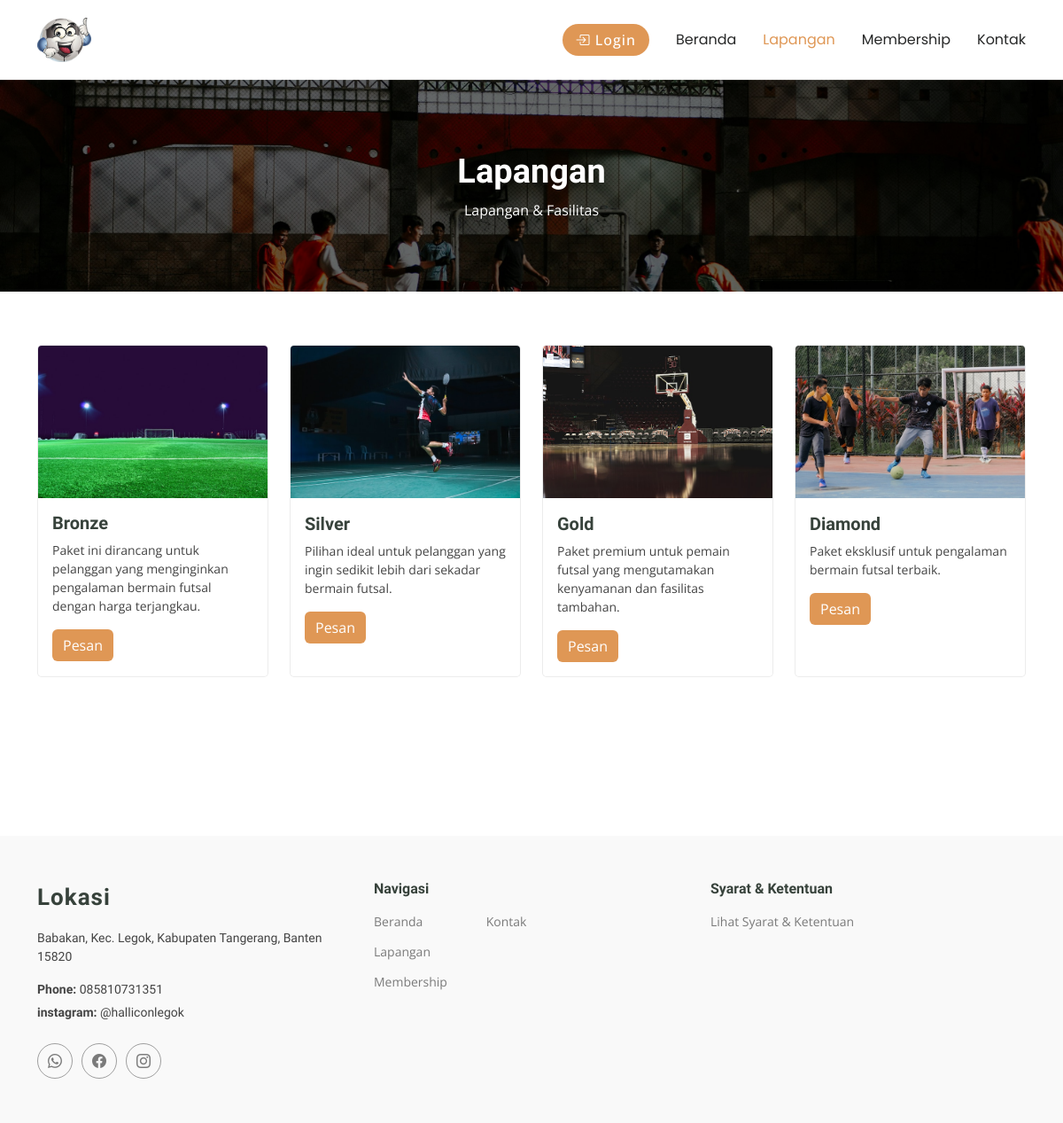
Screenshot of /user/lapangan.php with the database file from the repository.
### tables this page shows
CREATE TABLE `lapangan_212279` (
  `212279_id_lapangan` int(11) NOT NULL,
  `212279_nama` varchar(35) NOT NULL,
  `212279_keterangan` text NOT NULL,
  `212279_harga` int(11) NOT NULL,
  `212279_foto` text NOT NULL
);

### functions.php (called while the page is built, shortened)
<?php
$conn = mysqli_connect("localhost", "root", "", "dbfutsal");
function query($query)
{
  global $conn;
  $result = mysqli_query($conn, $query);
  $rows = [];
  while ($row = mysqli_fetch_assoc($result)) {
    $rows[] = $row;
  }
  return $rows;
}

### user/lapangan.php (the view, shortened to what this page needs)
<?php
require "../functions.php";
$loggedIn = isset($_SESSION['role']);
if ($loggedIn) {
  $id_user = $_SESSION["id_user"];
  $profil = query("SELECT * FROM user_212279 WHERE 212279_id_user = '$id_user'")[0];
} else {
  $profil = null;
}
$lapangan = query("SELECT * FROM lapangan_212279");
?>
<!DOCTYPE html>
<html lang="en">
<head>
  <link href="../assets/vendor/bootstrap/css/bootstrap.min.css" rel="stylesheet">
  <link href="../assets/vendor/bootstrap-icons/bootstrap-icons.css" rel="stylesheet">
  <link href="../assets/vendor/aos/aos.css" rel="stylesheet">
  <link href="../assets/vendor/glightbox/css/glightbox.min.css" rel="stylesheet">
  <link href="../assets/vendor/swiper/swiper-bundle.min.css" rel="stylesheet">
  <link href="../assets/css/main.css" rel="stylesheet">
</head>
<body class="index-page">
  <header id="header" class="header d-flex align-items-center sticky-top">
    <div class="container-fluid container-xl position-relative d-flex align-items-center">
      <a href="#" class="logo d-flex align-items-center me-auto">
        <img src="../assets/img/WhatsApp Image 2025-01-15 at 23.09.18_f546f133.jpg" alt="">
      </a>
      <nav id="navmenu" class="navmenu">
        <ul>
          <li><a href="../index.php">Beranda<br></a></li>
          <li><a href="lapangan.php" class="active">Lapangan</a></li>
          <li><a href="membership.php">Membership</a></li>
          <li><a href="../kontak.php">Kontak</a></li>
        </ul>
      </nav>
      <?php if ($loggedIn) : ?>
        <div class="dropdown">
          <a class="btn-getstarted dropdown-toggle profile-trigger" href="#" role="button" data-bs-toggle="dropdown" aria-expanded="false">
            <img src="../img/<?= $profil["212279_foto"]; ?>" alt="Foto Profil" class="profile-thumb">
            <span>Profil</span>
          </a>
          <ul class="dropdown-menu dropdown-menu-end">
            <li><a class="dropdown-item" href="edit_profil.php">Edit Profil</a></li>
            <li><a class="dropdown-item" href="../logout.php">Logout</a></li>
          </ul>
        </div>
      <?php else : ?>
        <a href="../login.php" class="btn-getstarted" type="submit">
          <i class="bi bi-box-arrow-in-right"></i> Login
        </a>
      <?php endif; ?>
    </div>
  </header>
  <main class="main">
    <div class="page-title" data-aos="fade">
      <img src="../assets/img/photo-1630420598913-44208d36f9af.jpg" alt="">
      <div class="heading">
        <div class="container">
          <div class="row d-flex justify-content-center text-center">
            <div class="col-lg-8">
              <h1>Lapangan</h1>
              <p class="mb-0">Lapangan & Fasilitas</p>
            </div>
          </div>
        </div>
      </div>
    </div>
    <section id="courses" class="courses section">
      <div class="container">
        <div class="row gy-4">
          <?php foreach ($lapangan as $row) : ?>
            <div class="col-6 col-lg-3 col-md-6 d-flex align-items-stretch" data-aos="zoom-in" data-aos-delay="100">
              <div class="course-item">
                <img src="../img/<?= $row["212279_foto"]; ?>" class="img-fluid" alt="...">
                <div class="course-content">
                </div>
                <div class="p-3 text-content">
                  <h3><?= $row["212279_nama"]; ?></h3>
                  <p class="description"><?= $row["212279_keterangan"]; ?></p>
                  <?php if ($loggedIn) : ?>
                    <button type="button" class="btn btn-success" data-bs-toggle="modal" data-bs-target="#pesanModal<?= $row["212279_id_lapangan"]; ?>">Pesan</button>
                    <button type="button" class="btn btn-primary" data-bs-toggle="modal" data-bs-target="#jadwalModal<?= $row["212279_id_lapangan"]; ?>" data-id="<?= $row["212279_id_lapangan"]; ?>">
                      Jadwal
                    </button>
                  <?php else : ?>
                    <a href="../login.php" class="btn btn-success">Pesan</a>
                  <?php endif; ?>
                </div>
              </div>
            </div>
          <?php endforeach; ?>
        </div>
      </div>
      <section>
  </main>
  <footer id="footer" class="footer position-relative light-background">
    <div class="container footer-top">
      <div class="row gy-4">
        <div class="col-6 col-lg-4 col-md-6 footer-about">
          <a href="index.html" class="logo d-flex align-items-center">
            <span class="sitename">Lokasi</span>
          </a>
          <div class="footer-contact pt-3">
            <p>Babakan, Kec. Legok, Kabupaten Tangerang, Banten 15820</p>
            <p class="mt-3"><strong>Phone:</strong> <span>085810731351</span></p>
            <p><strong>instagram:</strong> <span>@halliconlegok</span></p>
          </div>
          <div class="social-links d-flex mt-4">
            <a href=""><i class="bi bi-whatsapp"></i></a>
            <a href=""><i class="bi bi-facebook"></i></a>
            <a href=""><i class="bi bi-instagram"></i></a>
          </div>
        </div>
        <div class=" col-6 col-lg-4 col-md-6 footer-links">
          <h4>Navigasi</h4>
          <div class="row">
            <div class="col-6 col-lg-4">
              <ul>
                <li><a href="#">Beranda</a></li>
                <li><a href="user/lapangan.php">Lapangan</a></li>
                <li><a href="user/membership.php">Membership</a></li>
              </ul>
            </div>
            <div class="col-6 col-lg-4">
              <ul>
                <li><a href="kontak.php">Kontak</a></li>
              </ul>
            </div>
          </div>
        </div>
        <div class="col-6 col-lg-4 col-md-6 footer-links">
          <h4>Syarat & Ketentuan</h4>
          <ul>
            <li><a href="#">Lihat Syarat & Ketentuan</a></li>
          </ul>
        </div>
      </div>
    </div>
  </footer>
</body>
</html>

### rows the page displays
lapangan_212279: 212279_foto (picture), 212279_nama "Bronze", 212279_keterangan "Paket ini dirancang untuk pelanggan yang menginginkan pengalaman bermain futsal dengan harga terjangkau."
lapangan_212279: 212279_foto (picture), 212279_nama "Silver", 212279_keterangan "Pilihan ideal untuk pelanggan yang ingin sedikit lebih dari sekadar bermain futsal."
lapangan_212279: 212279_foto (picture), 212279_nama "Gold", 212279_keterangan "Paket premium untuk pemain futsal yang mengutamakan kenyamanan dan fasilitas tambahan."
lapangan_212279: 212279_foto (picture), 212279_nama "Diamond", 212279_keterangan "Paket eksklusif untuk pengalaman bermain futsal terbaik."
